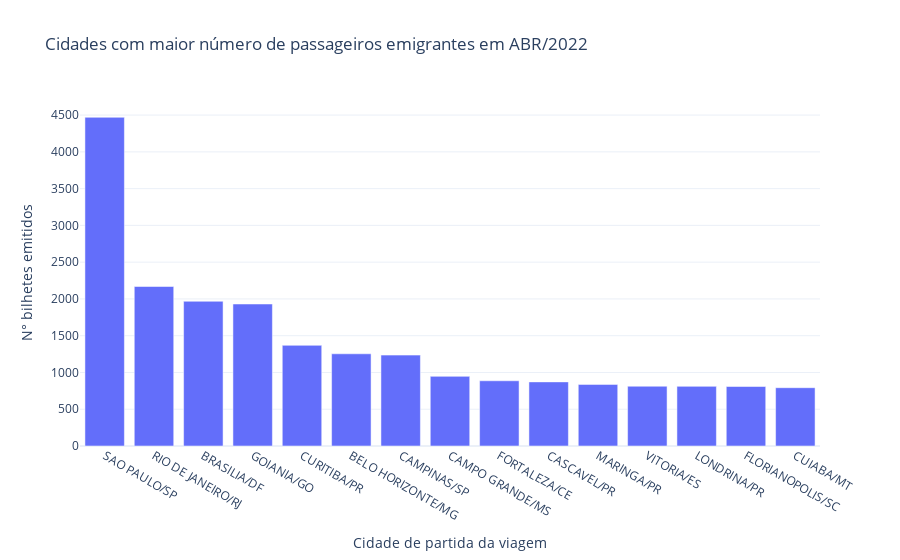

The cell this chart's notebook holds for it:
### Markdown cell above
### Análise exploratória
<br />
Para começar é interessante observar graficamente para um mês qualquer, qual a rota que possui a maior quantidade de bilhetes e consequentemente a maior quantidade de passageiros. 

Vou utilizar o mês do meu aniversário só por coincidência.

### Code cell
import matplotlib.pyplot as plt
import plotly.express as px

BilhetesABR = bilhetes[(bilhetes['mes_viagem'].str[0:8] == '04/2022')]
df = BilhetesABR.groupby(['ponto_origem_viagem']).count()
df = df.loc[df['mes_emissao_bilhete']>500].sort_values(by=['mes_viagem'], ascending=False).head(15)

px.bar(df, y='mes_viagem',
       labels={'mes_viagem': 'N° bilhetes emitidos', 'ponto_origem_viagem': 'Cidade de partida da viagem'},
       title='Cidades com maior número de passageiros emigrantes em ABR/2022',
       template='plotly_white')

### Figure 1 — Plotly figure (JSON) as saved in the notebook; plotly's stock layout.template omitted (floating-point values rounded to 4 significant figures)
{"data": [{"alignmentgroup": "True", "hovertemplate": "Cidade de partida da viagem=%{x}<br>N° bilhetes emitidos=%{y}<extra></extra>", "legendgroup": "", "marker": {"color": "#636efa", "pattern": {"shape": ""}}, "name": "", "offsetgroup": "", "orientation": "v", "showlegend": false, "textposition": "auto", "type": "bar", "x": ["SAO PAULO/SP", "RIO DE JANEIRO/RJ", "BRASILIA/DF", "GOIANIA/GO", "CURITIBA/PR", "BELO HORIZONTE/MG", "CAMPINAS/SP", "CAMPO GRANDE/MS", "FORTALEZA/CE", "CASCAVEL/PR", "MARINGA/PR", "VITORIA/ES", "LONDRINA/PR", "FLORIANOPOLIS/SC", "CUIABA/MT"], "xaxis": "x", "y": [4470, 2169, 1968, 1931, 1369, 1254, 1236, 947, 887, 872, 838, 813, 811, 809, 793], "yaxis": "y"}], "layout": {"barmode": "relative", "legend": {"tracegroupgap": 0}, "title": {"text": "Cidades com maior número de passageiros emigrantes em ABR/2022"}, "xaxis": {"anchor": "y", "domain": [0, 1], "title": {"text": "Cidade de partida da viagem"}}, "yaxis": {"anchor": "x", "domain": [0, 1], "title": {"text": "N° bilhetes emitidos"}}}}
